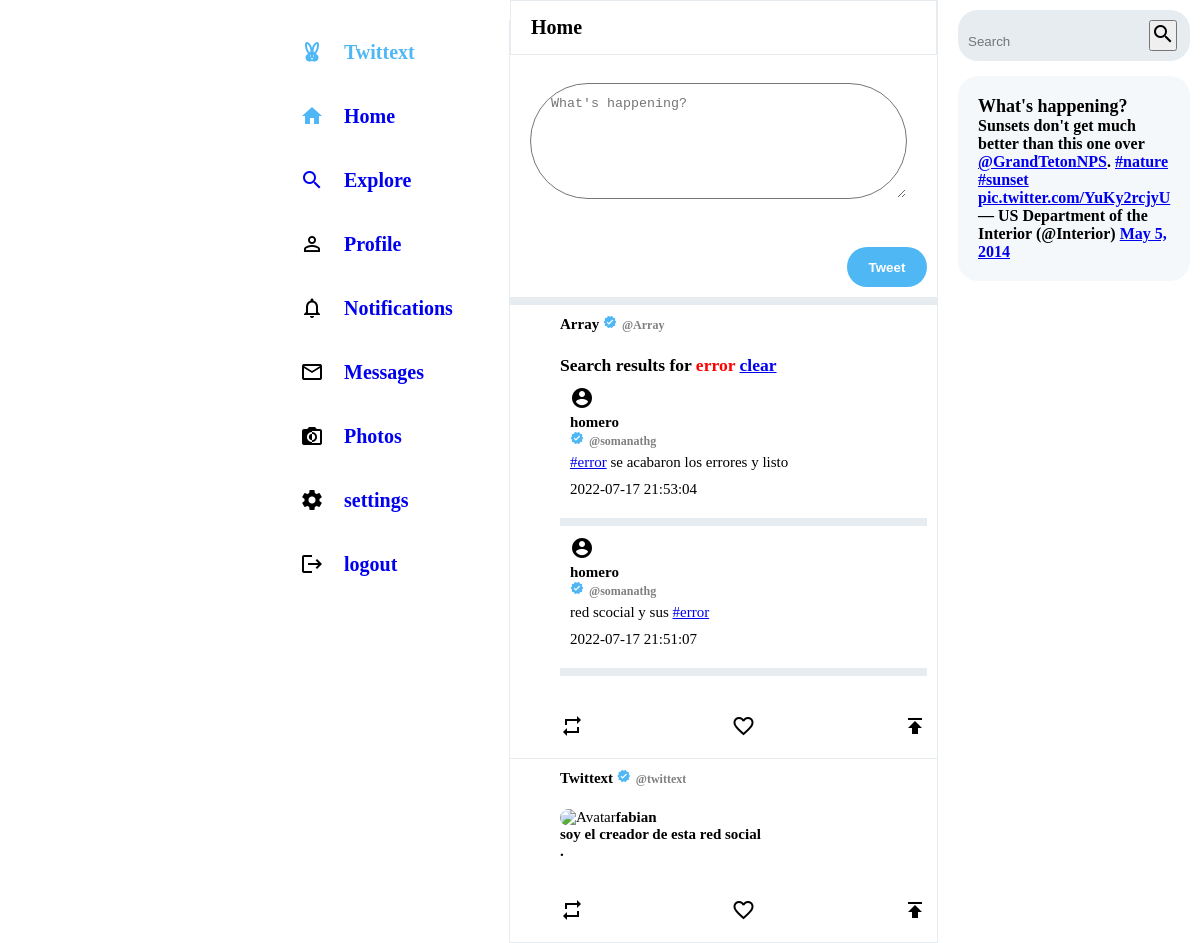
Page /index.php?hashtag=error (signed in) on the committed database.
### tables this page shows
CREATE TABLE `messages1` (
  `id` int(12) NOT NULL,
  `usuario` varchar(255) NOT NULL,
  `message` text NOT NULL,
  `hashtag` varchar(255) NOT NULL,
  `time` timestamp NOT NULL DEFAULT CURRENT_TIMESTAMP ON UPDATE CURRENT_TIMESTAMP
);

### functions.php (called while the page is built, shortened)
<?php
function convert_links($message)
{
	$parsedMessage = preg_replace(array('/(?i)\b((?:https?:\/\/|www\d{0,3}[.]|[a-z0-9.\-]+[.][a-z]{2,4}\/)(?:[^\s()<>]+|\(([^\s()<>]+|(\([^\s()<>]+\)))*\))+(?:\(([^\s()<>]+|(\([^\s()<>]+\)))*\)|[^\s`!()\[\]{};:\'".,<>?«»“”‘’]))/', '/(^|[^a-z0-9_])@([a-z0-9_]+)/i', '/(^|[^a-z0-9_])#([a-z0-9_]+)/i'), array('<a href="$1" target="_blank" rel="nofollow">$1</a>', '$1<a href="">@$2</a>', '$1<a href="index.php?hashtag=$2">#$2</a>'), $message);
	return $parsedMessage;
}
?>

### index.php (the view, shortened to what this page needs)
<?php
  require_once 'functions.php';
?>
<!DOCTYPE html>
<html lang="en">
  <head>
    <link rel="stylesheet" href="styles.css" />
    <link
      rel="stylesheet"
      href="https://cdnjs.cloudflare.com/ajax/libs/font-awesome/5.15.3/css/all.min.css"
    />
  </head>
  <body>
    <div class="sidebar">
	 <div class="sidebarOption active">
     <span class="material-icons"> cruelty_free </span>
	 <h2>Twittext</h2>
	 </div>
      <div class="sidebarOption active">
        <span class="material-icons"> home </span>
       <a href="index.php" style=" text-decoration: none;">  <h2>Home</h2>
      </div>
      <div class="sidebarOption">
        <span class="material-icons"> search </span>
      <a href="search.php" style=" text-decoration: none;">   <h2>Explore</h2></a>
      </div>
      <div class="sidebarOption">
        <span class="material-icons"> perm_identity </span>
       <a href="user.php?tag=<?php echo $_SESSION['userName']; ?>" style=" text-decoration: none;">  <h2>Profile</h2></a>
      </div>
      <div class="sidebarOption">
        <span class="material-icons"> notifications_none </span>
        <a href="notifications.php?tag=<?php echo $_SESSION['userName']; ?>" style=" text-decoration: none;"> <h2>Notifications</h2></a>
      </div>
      <div class="sidebarOption">
        <span class="material-icons"> mail_outline </span>
       <a href="messages.php?tag=<?php echo $_SESSION['userName']; ?>" style=" text-decoration: none;">   <h2>Messages</h2></a>
      </div>
      <div class="sidebarOption">
        <span class="material-icons"> monochrome_photos </span>
              <a href="photos.php" style=" text-decoration: none;"> <h2>Photos</h2></a>
      </div>
      <div class="sidebarOption">
        <span class="material-icons"> settings </span>
             <a href="settings.php" style=" text-decoration: none;">  <h2>settings</h2></a>
      </div>
      <div class="sidebarOption">
         <span class="material-icons"> logout </span>
        <a href="logout.php" style=" text-decoration: none;"><h2>logout</h2></a>
      </div>
    </div>
    <div class="feed">
      <div class="feed__header">
        <h2>Home</h2>
      </div>
      <div class="tweetBox">
        <form>
          <div class="tweetbox__input">
            <form id="form" name="form" action="enviar.php" method="POST" enctype="multipart/form-data" >
		   <textarea id="message"  name="message" cols="40" rows="6" aria-required="true" placeholder="What's happening?" /></textarea>
          </div>
          <button name="action" class="tweetBox__tweetButton" onclick="updatedata()" >Tweet</button>
        </form>
      </div>
      <div class="post">
        <div class="post__avatar">
        </div>
        <div class="post__body">
          <div class="post__header">
            <div class="post__headerText">
              <h3>
               <?php echo $_SESSION['userName']; ?>
                <span class="post__headerSpecial"
                  ><span class="material-icons post__badge"> verified </span>@<?php echo $_SESSION['userName']; ?> </span
                >
              </h3>
            </div>
            <div class="post__headerDescription">
               <?php
 if(isset($_GET['hashtag']) && $_GET['hashtag'] != '') {
	 $tags = trim($_GET['hashtag']);
	 $result = mysql_query("SELECT * FROM `messages1` WHERE hashtag LIKE '%$tags%' ORDER BY `id` DESC");
	 $title = "Search results for <font color='red'>".$tags."</font> <a href='index.php'>clear</a>";
 } else {
   $result = mysql_query("SELECT * FROM `messages1` ORDER BY `id` DESC");
     $title = "Updates";
 }
 ?>
  <br />
  <h3><?php echo $title; ?></h3>
  <div id="updates">
    <?php
$total_rows = mysql_num_rows($result);
if($total_rows > 0) {
while($row = mysql_fetch_array($result)) {?>
       <div class="tweetBox">
    <div class="msg_body" id="message<?php echo $row['id'];?>">
 <div class="post__body">
          <div class="post__header">
            <div class="post__headerText">
              <h3>
			  <span class="material-icons"> account_circle </span>
<div class="msg_img"><?php echo $row['usuario'];?></div>
<span class="post__headerSpecial"
                  ><span class="material-icons post__badge"> verified </span>@somanathg</span
                >
              </h3>
            </div>
			<div class="post__headerDescription">
      <div class="msg_text"> <?php echo convert_links($row['message']);?>
      </div>
    </div>
       <div class="post__footer">
             <div class="time"><?php echo $row['time'];?></div>
          </div>
        </div>
      </div>
	  </div>
	  </div>
    <?php } } ?>
</div>
            </div>
          </div>
          <div class="post__footer">
            <span class="material-icons"> repeat </span>
            <span class="material-icons"> favorite_border </span>
            <span class="material-icons"> publish </span>
          </div>
        </div>
      </div>
      <div class="post">
        <div class="post__avatar">
        </div>
        <div class="post__body">
          <div class="post__header">
            <div class="post__headerText">
              <h3>
                Twittext
                <span class="post__headerSpecial"
                  ><span class="material-icons post__badge"> verified </span>@twittext</span
                >
              </h3>
            </div>
            <div class="post__headerDescription">
            <p> <?php
$archivo="mensaje.txt";
$frases=file($archivo);
shuffle($frases);
echo ("<p>".$frases[0]."</p>");
?>.
            </div>
          </div>
          <div class="post__footer">
            <span class="material-icons"> repeat </span>
            <span class="material-icons"> favorite_border </span>
            <span class="material-icons"> publish </span>
          </div>
        </div>
      </div>
    </div>
    <div class="widgets">
      <div class="widgets__input">
        <form action="search.php" method="get">
          <input type="text" name="tag" placeholder="Search" />
          <button type="submit"><i class="material-icons">search</i></button>
        </form>
      </div>
      <div class="widgets__widgetContainer">
        <h2>What's happening?</h2>
        <blockquote class="twitter-tweet">
          <p lang="en" dir="ltr">
            Sunsets don&#39;t get much better than this one over
            <a href="https://twitter.com/GrandTetonNPS?ref_src=twsrc%5Etfw">@GrandTetonNPS</a>.
            <a href="https://twitter.com/hashtag/nature?src=hash&amp;ref_src=twsrc%5Etfw"
              >#nature</a
            >
            <a href="https://twitter.com/hashtag/sunset?src=hash&amp;ref_src=twsrc%5Etfw"
              >#sunset</a
            >
            <a href="http://t.co/YuKy2rcjyU">pic.twitter.com/YuKy2rcjyU</a>
          </p>
          &mdash; US Department of the Interior (@Interior)
          <a href="https://twitter.com/Interior/status/463440424141459456?ref_src=twsrc%5Etfw"
            >May 5, 2014</a
          >
        </blockquote>
      </div>
    </div>
  </body>
</html>

### styles.css (style rules this page uses)
* { margin: 0; padding: 0; box-sizing: border-box; }
body { --twitter-color: #50b7f5; --twitter-background: #e6ecf0; }
.sidebarOption { display: flex; align-items: center; cursor: pointer; }
.sidebarOption .material-icons, .fa-twitter { padding: 20px; }
.sidebarOption h2 { font-weight: 800; font-size: 20px; margin-right: 20px; }
.sidebarOption.active { color: var(--twitter-color); }
body { display: flex; height: 100vh; max-width: 700px; margin-left: auto; margin-right: auto; padding: 0 10px; }
.sidebar { border-right: 1px solid var(--twitter-background); flex: 0.2; min-width: 250px; margin-top: 20px; padding-left: 20px; padding-right: 20px; }
.feed { flex: 0.5; border-right: 1px solid var(--twitter-background); min-width: fit-content; overflow-y: scroll; }
.feed__header { position: sticky; top: 0; background-color: white; z-index: 100; border: 1px solid var(--twitter-background); padding: 15px 20px; }
.feed__header h2 { font-size: 20px; font-weight: 800; }
.feed { -ms-overflow-style: none; scrollbar-width: none; }
.tweetBox { padding-bottom: 10px; border-bottom: 8px solid var(--twitter-background); padding-right: 10px; }
.tweetBox form { display: flex; flex-direction: column; }
.tweetbox__input { display: flex; padding: 20px; }
.tweetBox__tweetButton { background-color: var(--twitter-color); border: none; color: white; font-weight: 900; border-radius: 30px; width: 80px; height: 40px; margin-top: 20px; margin-left: auto; }
.post { display: flex; align-items: flex-start; border-bottom: 1px solid var(--twitter-background); padding-bottom: 10px; }
.post__body img { width: 300px; object-fit: contain; border-radius: 20px; }
.post__footer { display: flex; justify-content: space-between; margin-top: 10px; }
.post__badge { font-size: 14px !important; color: var(--twitter-color); margin-right: 5px; }
.post__headerSpecial { font-weight: 600; font-size: 12px; color: gray; }
.post__headerText h3 { font-size: 15px; margin-bottom: 5px; }
.post__headerDescription { margin-bottom: 10px; font-size: 15px; }
.post__body { flex: 1; padding: 10px; }
.post__avatar { padding: 20px; }
.widgets { flex: 0.3; }
.widgets__input { display: flex; align-items: center; background-color: var(--twitter-background); padding: 10px; border-radius: 20px; margin-top: 10px; margin-left: 20px; }
.widgets__input input { border: none; background-color: var(--twitter-background); }
.widgets__widgetContainer { margin-top: 15px; margin-left: 20px; padding: 20px; background-color: #f5f8fa; border-radius: 20px; }
.widgets__widgetContainer h2 { font-size: 18px; font-weight: 800; }

### index.php (style rules this page uses)
textarea { width: 100%; padding: 12px 20px; margin: 8px 0; border-radius: 150px; }

### rows in the picture
messages1: usuario "homero", message "#error se acabaron los errores y listo", time "2022-07-17 21:53:04"
messages1: usuario "homero", message "red scocial y sus #error", time "2022-07-17 21:51:07"

### other values in the picture
$_SESSION['userName'] "Array"
$tags "error"
$frases[0] "fabian soy el creador de esta red social"
